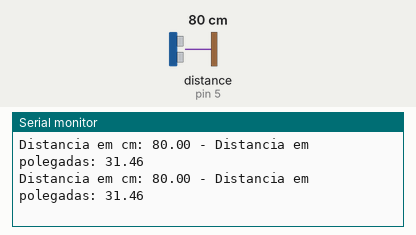
Simulated run of this sketch. Board: Arduino Uno, built with avr-gcc and run on an emulated ATmega328P. Parts: the last lines printed to the serial monitor. The test bench sets the inputs (shaded band); at power-on: distance to the obstacle (sensor on pin 5) 80 cm. The echo pulse lasts 58.3 µs per cm.

Above: at 1.2 s.
1.3 s: distance to the obstacle (sensor on pin 5) set to 2 cm
At 1.37 s:
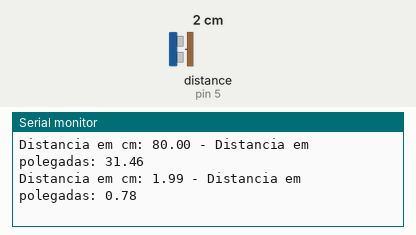
4.3 s: distance to the obstacle (sensor on pin 5) set to 18 cm
At 4.3 s:
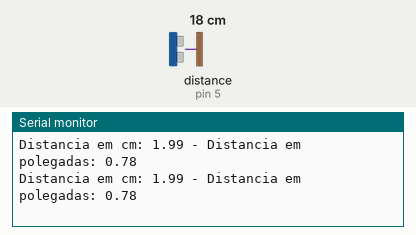
7.3 s: distance to the obstacle (sensor on pin 5) set to 4 cm
At 7.32 s:
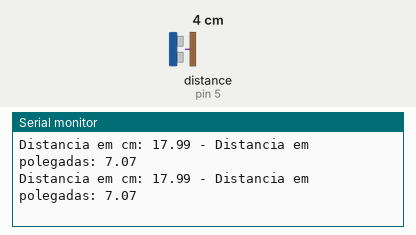
10.3 s: distance to the obstacle (sensor on pin 5) set to 35 cm
At 10.3 s:
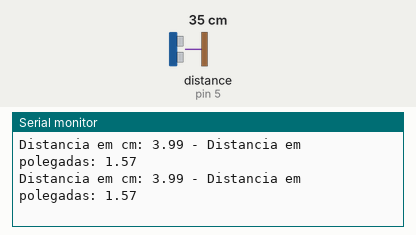
13.3 s: distance to the obstacle (sensor on pin 5) set to 9 cm
At 13.33 s:
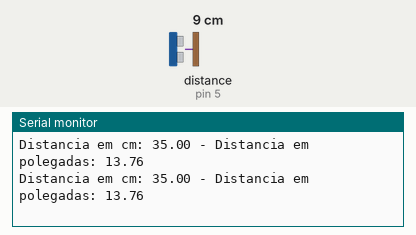
16.3 s: distance to the obstacle (sensor on pin 5) set to 60 cm
At 20.26 s:
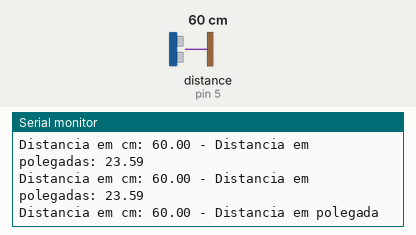
Timing chart, 0 to 20.3 s (numbered marks = the images above; inputs shaded):
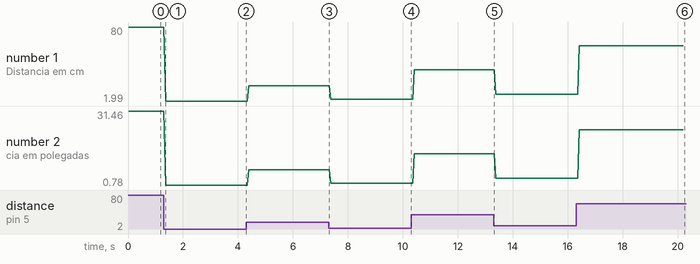

Measured:
- after the input at 1.3 s, the serial monitor: prints a new line after 0.07 s (image 1)
- after the input at 16.3 s, the serial monitor: prints a new line after 0.11 s (image 6)
- plotted number 1: 80 → 1.99 after the input at 1.3 s, 1.99 → 17.99 after the input at 4.3 s, 17.99 → 3.99 after the input at 7.3 s, 3.99 → 35 after the input at 10.3 s, 35 → 8.99 after the input at 13.3 s
- plotted number 2: 31.46 → 0.78 after the input at 1.3 s, 0.78 → 7.07 after the input at 4.3 s, 7.07 → 1.57 after the input at 7.3 s, 1.57 → 13.76 after the input at 10.3 s, 13.76 → 3.53 after the input at 13.3 s

The sketch:

Teste_sensor_ultrassonico.ino
```cpp
#include <Ultrasonic.h>

//Define os pinos para o trigger e echo
#define P_TRIGGER 4
#define P_ECHO 5

//Inicializa o sensor nos pinos definidos acima
Ultrasonic ultrasonic(P_TRIGGER, P_ECHO);

void setup()
{
  Serial.begin(9600);
  Serial.println("Lendo dados do sensor...");
}

void loop()
{
  //Le as informacoes do sensor, em cm e pol
  float cmMsec, inMsec;
  long microsec = ultrasonic.timing();
  cmMsec = ultrasonic.convert(microsec, Ultrasonic::CM);
  inMsec = ultrasonic.convert(microsec, Ultrasonic::IN);
  //Exibe informacoes no serial monitor
  Serial.print("Distancia em cm: ");
  Serial.print(cmMsec);
  Serial.print(" - Distancia em polegadas: ");
  Serial.println(inMsec);
  delay(10);
}
```
